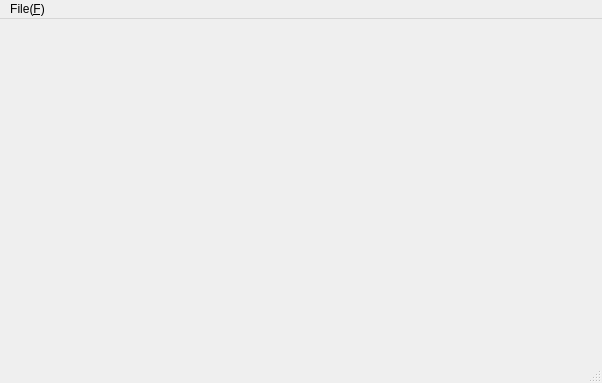
<?xml version="1.0" encoding="UTF-8"?>
<ui version="4.0">
 <class>MainWindow</class>
 <widget class="QMainWindow" name="MainWindow">
  <property name="geometry">
   <rect>
    <x>0</x>
    <y>0</y>
    <width>602</width>
    <height>383</height>
   </rect>
  </property>
  <property name="windowTitle">
   <string>MainWindow</string>
  </property>
  <widget class="QWidget" name="centralWidget"/>
  <widget class="QMenuBar" name="menuBar">
   <property name="geometry">
    <rect>
     <x>0</x>
     <y>0</y>
     <width>602</width>
     <height>17</height>
    </rect>
   </property>
   <widget class="QMenu" name="menuFile_F">
    <property name="title">
     <string>File(&amp;F)</string>
    </property>
    <addaction name="actionOpen_O"/>
   </widget>
   <addaction name="menuFile_F"/>
  </widget>
  <widget class="QStatusBar" name="statusBar"/>
  <action name="actionOpen_O">
   <property name="text">
    <string>Open(&amp;O)</string>
   </property>
  </action>
 </widget>
 <layoutdefault spacing="6" margin="11"/>
 <resources/>
 <connections/>
</ui>
